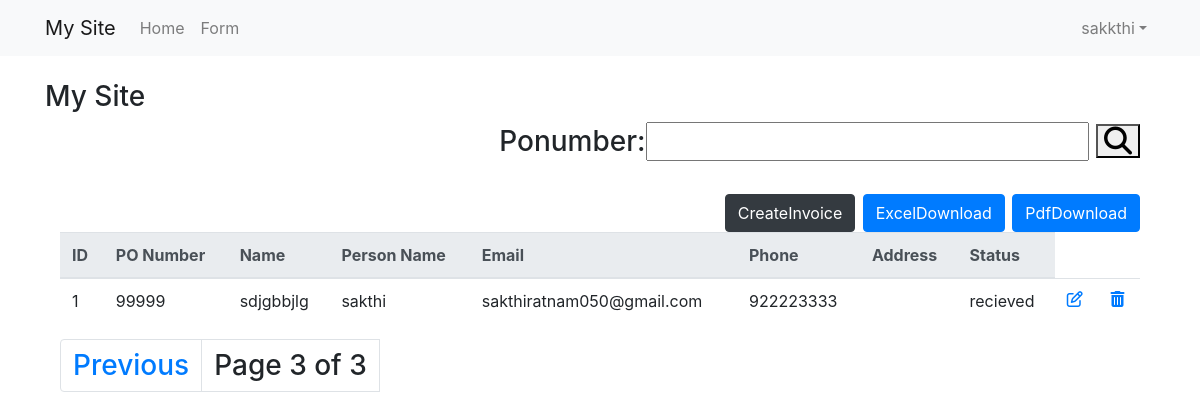
The page /form/?page=3 (signed in) on the database as committed earlier.
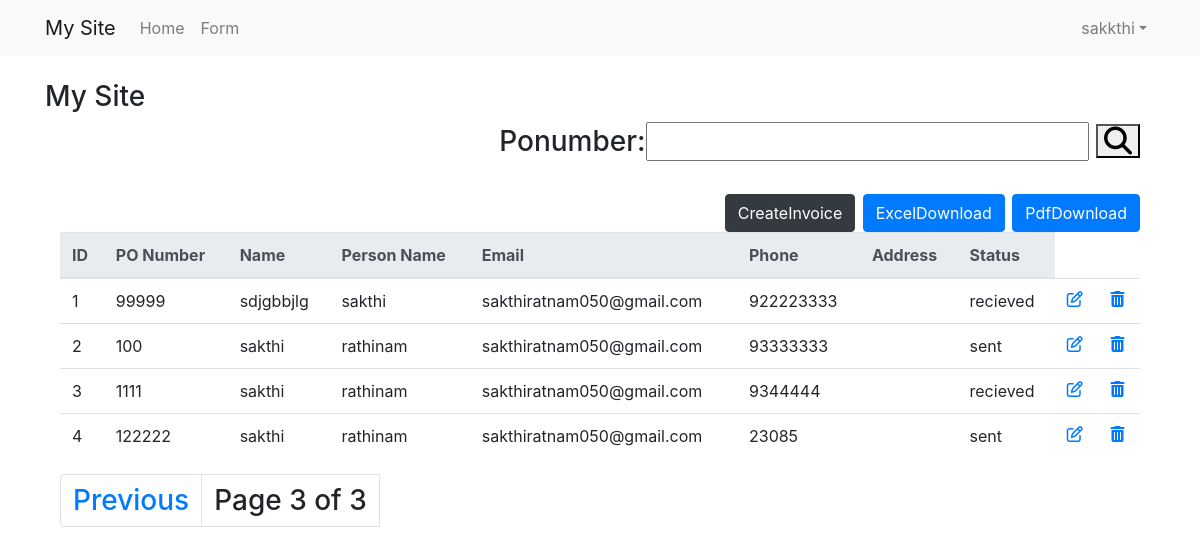
The same page on the database as committed later.
### authapp/models.py (models this page shows, shortened)
class inVoice(models.Model):
	statuss=(('sent','sent'),('recieved','recieved'),('created','created'))
	ponumber = models.BigIntegerField()
	name = models.CharField (max_length=50)
	personName = models.CharField(max_length=50)
	phoneNumber = models.BigIntegerField()
	email = models.EmailField()
	address = models.TextField()
	status = models.CharField(max_length=50,null=True,choices=statuss)

### authapp/views.py (the view)
# urls.py: path('form/',form,name="form"),
@login_required
def form(request):
	data=inVoice.objects.all()
	myFilter=poFilter(request.GET,queryset=data)
	data=myFilter.qs
	paginator=Paginator(data,4)
	page=request.GET.get('page')
	try:
		posts=paginator.page(page)
	except PageNotAnInteger:
		posts=paginator.page(1)
	except EmptyPage:
		posts=paginator.page(paginator.num_pages)
	context={'page':page,'posts':posts,'myFilter':myFilter}
	return render(request,'form.html',context)

### templates/form.html
{% extends 'base.html' %}
{% block content %}
	<div class="container">
		<div class="text-right">
			<form method="GET">
				{{myFilter.form}}
				<button type="submit"><i class="fa fa-search"></i></button>
			</form>
			<a href="{% url 'create'%}" class="btn btn-dark ">CreateInvoice</a>
			<a href="{% url 'excel' %}" class="btn btn-primary">ExcelDownload</a>
			<a href="{% url 'pdf' %}" class="btn btn-primary">PdfDownload</a>
		</div>
	<table class="table" id="makeeditable">
	  <thead class="thead-light">
	    <tr>
	      <th scope="col">ID</th>
	      <th scope="col">PO Number</th>
	      <th scope="col">Name</th>
	      <th scope="col">Person Name</th>
	      <th scope="col">Email</th>
	      <th scope="col">Phone</th>
	      <th scope="col">Address</th>
	      <th scope="col">Status</th>
	    </tr>
	  </thead>
	  <tbody>
	  	{% for i in posts %}
		    <tr>
		      <td>{{forloop.counter}}</td>
		      <td>{{i.ponumber}}</td>
		      <td>{{i.name}}</td>
		      <td>{{i.personName}}</td>
		      <td>{{i.email}}</td>
		      <td>{{i.phoneNumber}}</td>
		      <td></td>
		      <td>{{i.status}}</td>
		      <td><a href="{% url 'update' i.name %}"><i class="fa fa-edit"></i></a></td>
		      <td><a href="{% url 'delete' i.name %}"><i class="fa fa-trash"></i></a>
		  	  </td>
		    </tr>
	    {% endfor %}
	  </tbody>
	</table>
{% include 'pagination.html' with page=posts %}
{% endblock content %}

### templates/base.html (shortened to what this page needs)
<html lang="en">
 <head>
    <link rel="stylesheet" href="https://stackpath.bootstrapcdn.com/bootstrap/4.4.1/css/bootstrap.min.css">
    <link href="https://stackpath.bootstrapcdn.com/font-awesome/4.7.0/css/font-awesome.min.css" rel="stylesheet">
 </head>
 <body>
 	<nav class="navbar navbar-expand-lg navbar-light bg-light mb-4">
 	  	<div class="container">
 	  		  <a class="navbar-brand" href="{% url 'home' %}">My Site</a>
	      <div class="collapse navbar-collapse" id="navbarSupportedContent">
	        <ul class="navbar-nav mr-auto">
	          <li class="nav-item">
	            <a class="nav-link" href="{% url 'home' %}">Home</a>
	          </li>
	          {% if user.is_authenticated %}
	            <li class="nav-item">
	              <a class="nav-link" href="{% url 'form' %}">Form</a>
	            </li>
	          {% endif %}
        </ul>
			    {% if user.is_authenticated %}
			    	<ul class="navbar-nav ">
				      <li class="nav-item dropdown">
				        <a class="nav-link dropdown-toggle" href="#" id="navbarDropdown" role="button" data-toggle="dropdown" aria-haspopup="true" aria-expanded="false">
				        	{{ user.username }}</a>
				      </li>
			    	</ul>
			    {% else %}
				    <form class="form-inline my-2 my-lg-0">
						<a href="{% url 'login' %}" class="btn btn-outline-secondary">login</a>
						<a href="{% url 'signup'%}" class="btn btn-primary ml-2">signup</a>
				    </form>
				{% endif %}
			</div>
		</div>
</nav>
 	<div class="container">
	  	<h3>My Site<h3>
			{% block content %}
			{% endblock content %}
	</div>
</body>
</html>

### templates/pagination.html (shortened to what this page needs)
	<nav aria-label="page navigation example">
		<ul class="pagination">
			<li class="page-item">
				{% if page.has_previous %}
				<a class="page-link" href="?page={{page.previous_page_number}}">Previous</a>
				{% endif %}
			</li>
			<li class="page-item">
				<a class="page-link">Page {{page.number}} of {{page.paginator.num_pages}}</a>
			</li>

Rows that differ between the two databases and show on the page:
added inVoice: ponumber "100", name "sakthi", personName "rathinam", email "sakthiratnam050@gmail.com", phoneNumber "93333333", status "sent"
added inVoice: ponumber "1111", name "sakthi", personName "rathinam", email "sakthiratnam050@gmail.com", phoneNumber "9344444", status "recieved"
added inVoice: ponumber "122222", name "sakthi", personName "rathinam", email "sakthiratnam050@gmail.com", phoneNumber "23085", status "sent"
